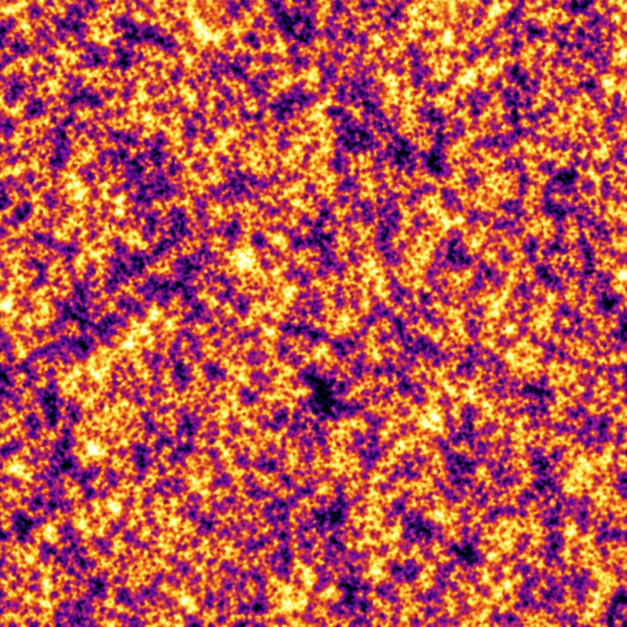
#> input picture test/irregular/irregular_06.jpeg, 1254 x 1254 px (shown at 1/2 size)
$ python -i experiment_1b_color_robustness.py   (imports and definitions only)
#> lines starting #> are read from the running program, lines starting #| are printed output that depends on the picture
from __future__ import annotations

import argparse
from pathlib import Path
from typing import Any, Dict, List

import matplotlib
# [1 line not run here, left out]
import matplotlib.pyplot as plt
import numpy as np
import pandas as pd
from PIL import Image
from sklearn.metrics import accuracy_score, f1_score

from common import (
    CLASS_LABELS,
    choose_device,
    default_project_dir,
    discover_classification_images,
    load_cnn,
    load_manifest,
    relative_posix,
    run_cnn_prediction,
    write_csv,
    write_json,
)


def create_variants(source: Path) -> Dict[str, Image.Image]:
    with Image.open(source) as opened:
#> opened is the input picture: PIL image 1254x1254 RGB; mean R, G, B 186.8, 82.4, 77.6
        original = opened.convert("RGB")
    gray = original.convert("L")
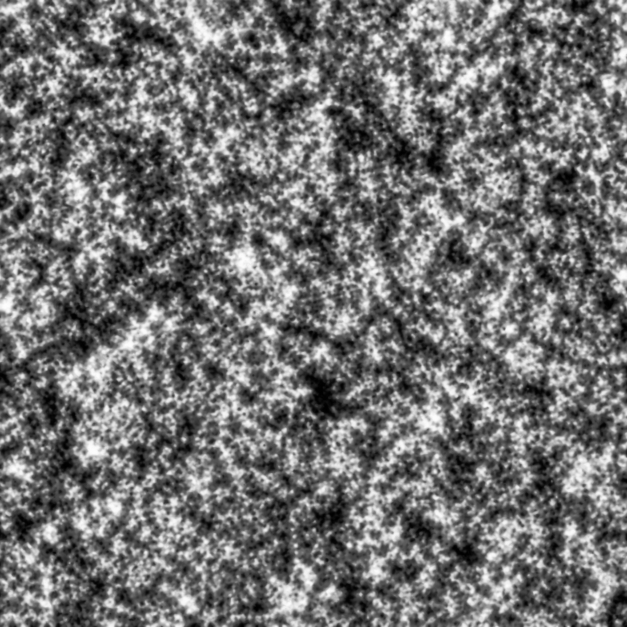
#> gray: PIL image 1254x1254 L (shown at 1/2 size); min 0, max 254, mean 113.1
    gray_arr = np.asarray(gray, dtype=np.float32) / 255.0

    variants: Dict[str, Image.Image] = {
        "original": original,
        "grayscale_rgb": gray.convert("RGB"),
        "inverted_grayscale_rgb": Image.fromarray(
            (255 - np.asarray(gray, dtype=np.uint8)), mode="L"
        ).convert("RGB"),
    }

    for cmap_name in ("magma", "viridis", "inferno"):
        cmap = plt.get_cmap(cmap_name)
        rgba = cmap(gray_arr)
        rgb = (rgba[:, :, :3] * 255).astype(np.uint8)
        variants[cmap_name] = Image.fromarray(rgb, mode="RGB")
#> this loop made 3 passes
#> pass 1, in create_variants, `rgba = cmap(gray_arr)`:
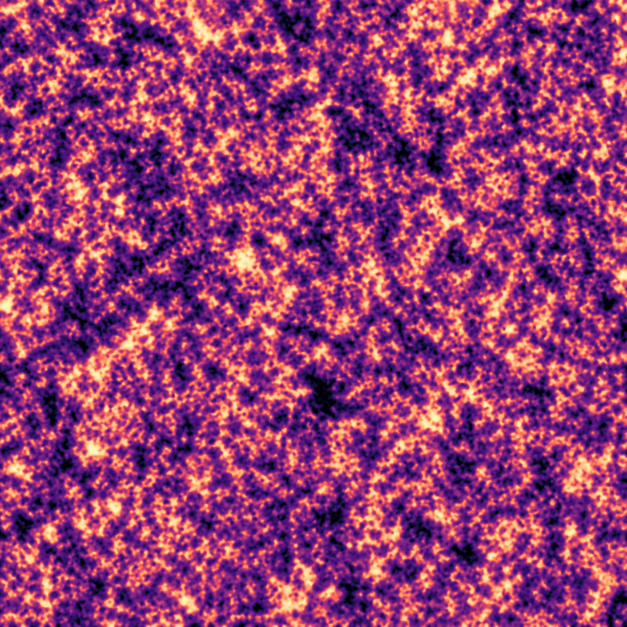
#> rgba: shape (1254, 1254, 4) float64 (shown at 1/2 size); mean of channels 0, 1, 2, 3 0.585, 0.235, 0.447, 1; drawn as R, G, B
#> pass 2, in create_variants, `rgba = cmap(gray_arr)`:
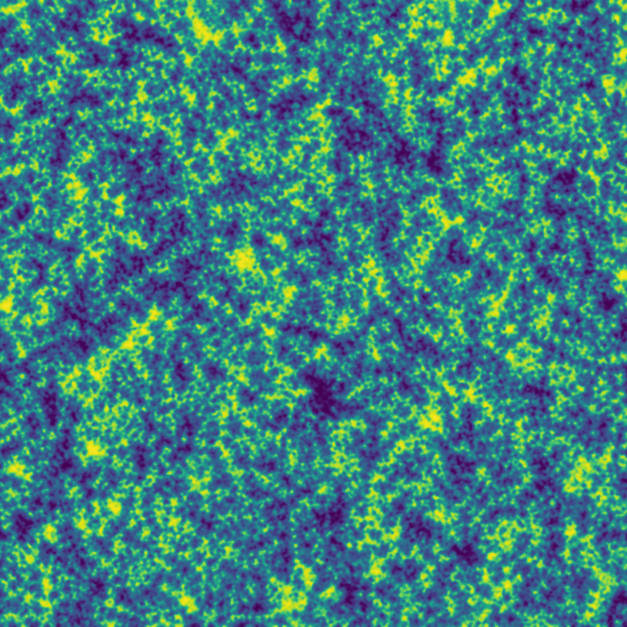
#> rgba: shape (1254, 1254, 4) float64 (shown at 1/2 size); mean of channels 0, 1, 2, 3 0.244, 0.5, 0.494, 1; drawn as R, G, B
#> after the loop:
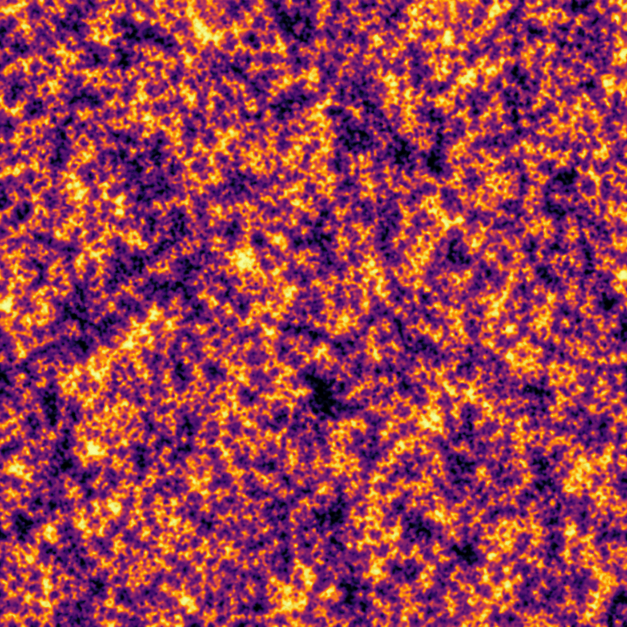
#> rgb: shape (1254, 1254, 3) (shown at 1/2 size); mean of channels 0, 1, 2 152.1, 59.7, 79.4; drawn as R, G, B
#> after the loop, variants = 6 items
    return variants


# [125 lines left out: function main, not called in this run]


# [2 lines not run here, left out]

>>> result = create_variants('../../../test/irregular/irregular_06.jpeg')
#> result = 6 items

$ run again, on test/irregular/irregular_02.png
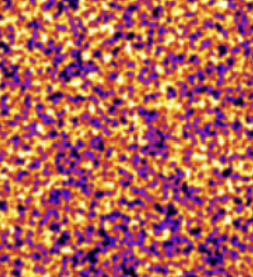
#> input picture test/irregular/irregular_02.png, 253 x 277 px
#> in create_variants, opened is the input picture: PIL image 253x277 RGBA; mean R, G, B, A 177.2, 96, 87.4, 255
#> the loop in create_variants, `for cmap_name in ("magma", "viridis", "inferno"):` made 3 passes
#> pass 1, in create_variants, `rgba = cmap(gray_arr)`:
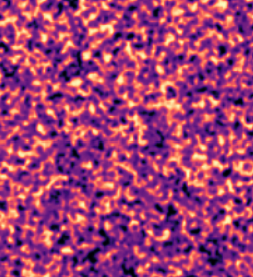
#> rgba: shape (277, 253, 4) float64; mean of channels 0, 1, 2, 3 0.626, 0.246, 0.452, 1; drawn as R, G, B
#> after the loop in create_variants, `for cmap_name in ("magma", "viridis", "inferno"):`:
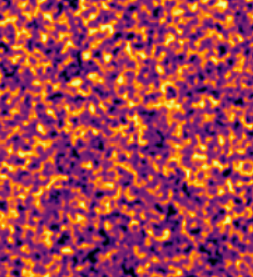
#> rgb: shape (277, 253, 3); mean of channels 0, 1, 2 162.2, 63, 78.4; drawn as R, G, B
#> after the loop in create_variants, `for cmap_name in ("magma", "viridis", "inferno"):`: variants = 6 items

$ run again, on test/irregular/irregular_03.png
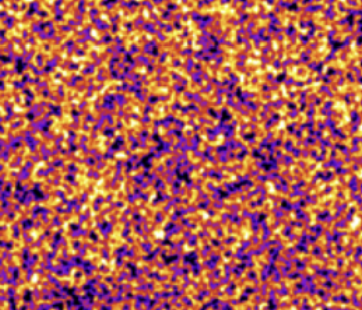
#> input picture test/irregular/irregular_03.png, 362 x 310 px
#> in create_variants, opened is the input picture: PIL image 362x310 RGBA; mean R, G, B, A 171.7, 89.2, 87.8, 255
#> the loop in create_variants, `for cmap_name in ("magma", "viridis", "inferno"):` made 3 passes
#> pass 1, in create_variants, `rgba = cmap(gray_arr)`:
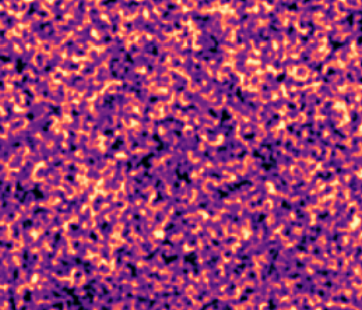
#> rgba: shape (310, 362, 4) float64; mean of channels 0, 1, 2, 3 0.598, 0.226, 0.449, 1; drawn as R, G, B
#> after the loop in create_variants, `for cmap_name in ("magma", "viridis", "inferno"):`:
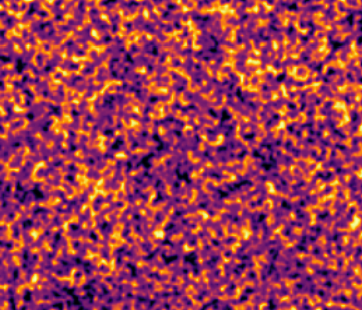
#> rgb: shape (310, 362, 3); mean of channels 0, 1, 2 155.6, 57.5, 80.2; drawn as R, G, B
#> after the loop in create_variants, `for cmap_name in ("magma", "viridis", "inferno"):`: variants = 6 items

$ run again, on test/irregular/irregular_04.png
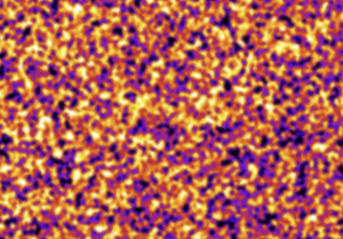
#> input picture test/irregular/irregular_04.png, 343 x 239 px
#> in create_variants, opened is the input picture: PIL image 343x239 RGBA; mean R, G, B, A 176.7, 95.4, 87.4, 255
#> the loop in create_variants, `for cmap_name in ("magma", "viridis", "inferno"):` made 3 passes
#> pass 1, in create_variants, `rgba = cmap(gray_arr)`:
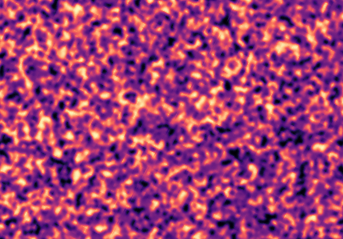
#> rgba: shape (239, 343, 4) float64; mean of channels 0, 1, 2, 3 0.625, 0.242, 0.452, 1; drawn as R, G, B
#> after the loop in create_variants, `for cmap_name in ("magma", "viridis", "inferno"):`:
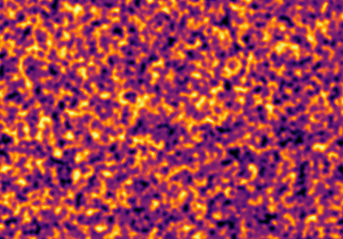
#> rgb: shape (239, 343, 3); mean of channels 0, 1, 2 162.2, 61.8, 78.7; drawn as R, G, B
#> after the loop in create_variants, `for cmap_name in ("magma", "viridis", "inferno"):`: variants = 6 items
